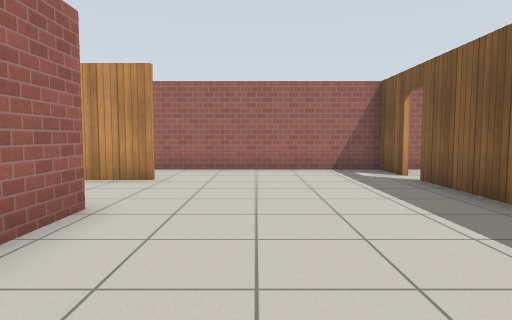
[1] (above)

15 first-person views from a walk through a Gazebo world. The camera is 0.94 m above the floor, tilts 4° down and sees 75° across. The floor is counted in squares, 1 m on a side. Each view is taken from the middle of a square. On the plan, view 1 faces up. The plan holds only what a view shows up to about 12 squares ahead; the rest is blank. Gazebo's built-in surfaces are drawn with simple patterns.

[2]
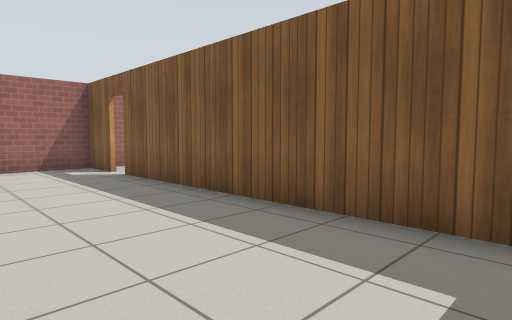

[3]
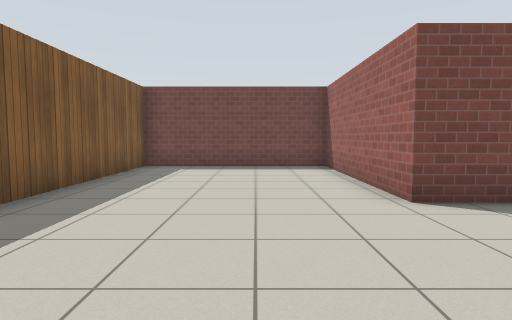

[4]
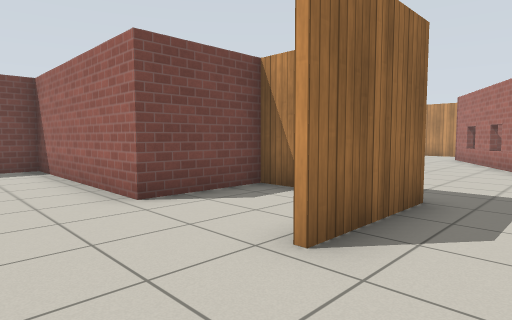

[5]
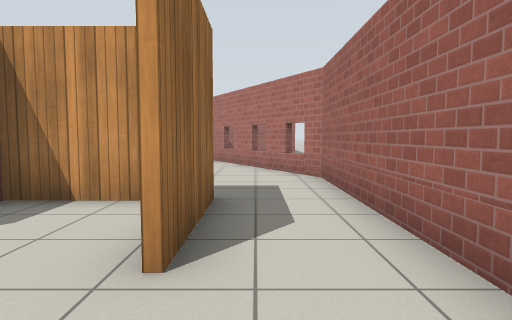

[6]
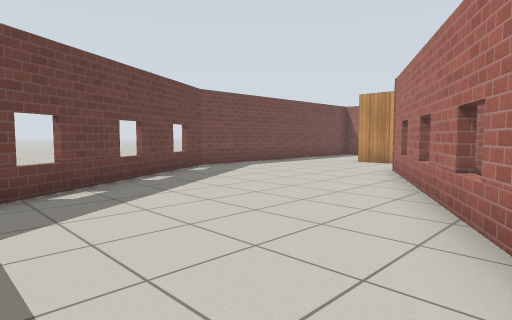

[7]
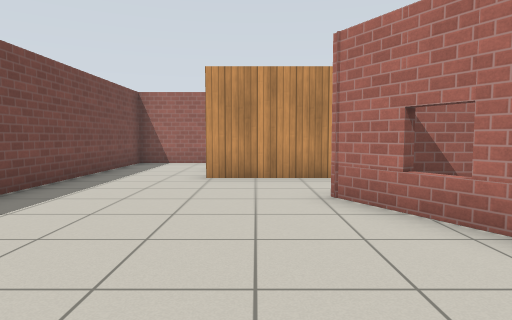

[8]
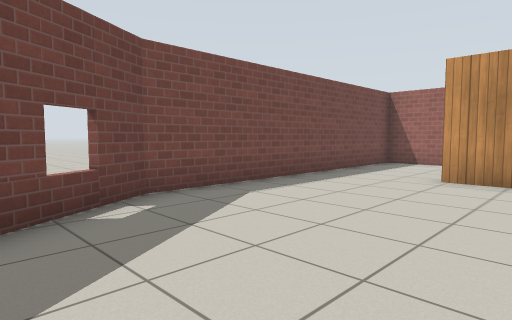

[9]
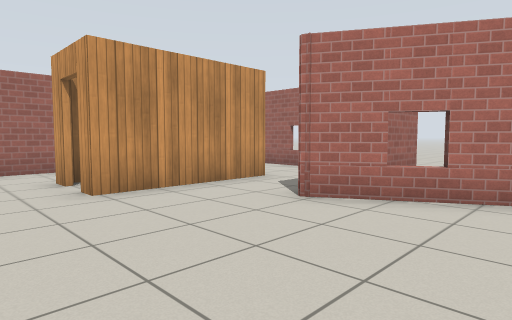

[10]
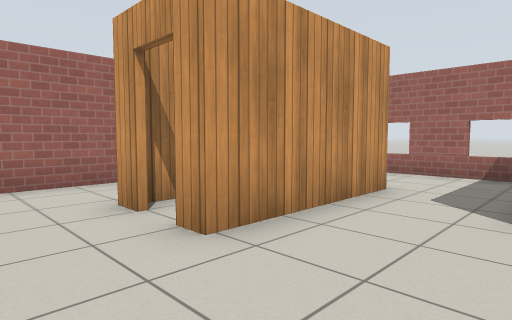

[11]
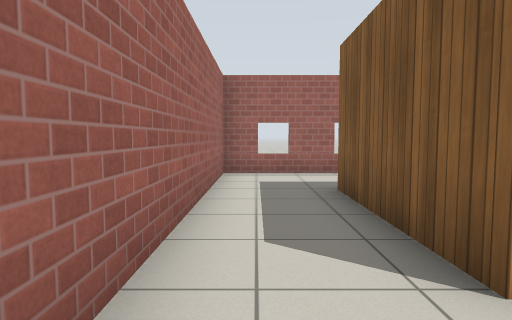

[12]
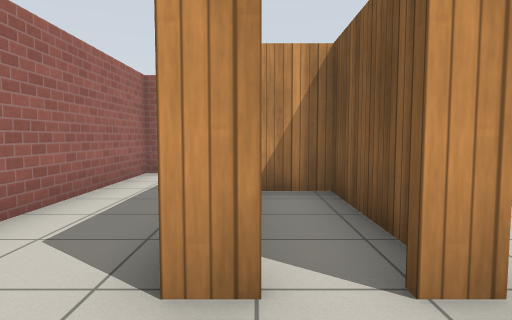

[13]
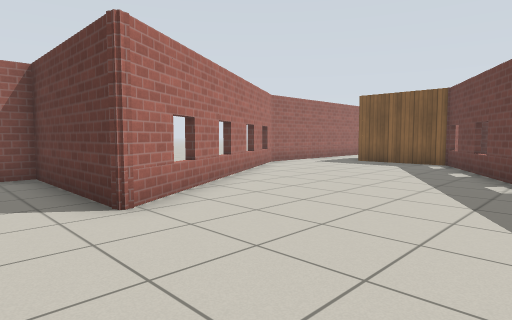

[14]
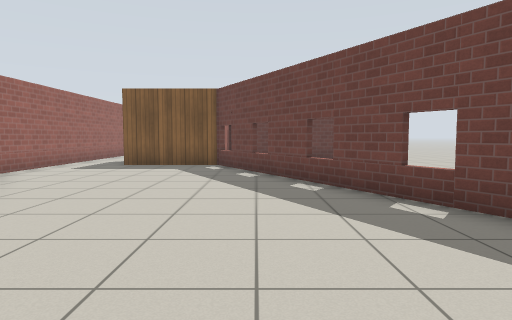

[15]
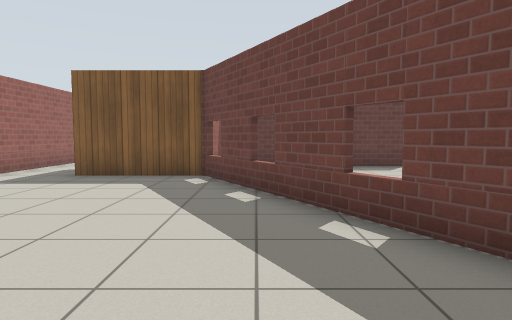

### Floor plan
Points are (right, up) in squares from view 1. A wall is a line through its corners. A room is listed if a view was taken in it or the views show most of it. See-through windows are left out.
Room 1 (views 1, 2, 3, 4, 5)
walls: (-2.1, 7.2) (-3.8, 7.2); (3.5, 8) (3.5, 9.5) (-1.5, 9.5); (-4.8, 6.4) (-4.8, 4.3) (-2.2, 4.3) (-2.2, -1.6) (3.5, -1.6) (3.5, 7.2)
ways out: opening at (-1.5, 8.5) to room 2; open door at (4, 7.5)
Room 2 (views 6, 7, 8, 9, 10, 11, 12, 13, 14, 15)
walls: (-17.6, 5.4) (-17.6, 2.9) (-18.1, 2.9); (-5, 4.1) (-5, 7.4) (-2.1, 7.4); (-18.9, 2.9) (-19.5, 2.9); (-21.8, 3.6) (-21.8, -0.1) (-12.6, -0.1) (-5, 4.2); (-1.5, 9.5) (-7.7, 9.5) (-15.3, 5.1)
ways out: opening at (-1.5, 8.5) to room 1; opening at (-21, 4) to room 3; opening at (-16.5, 6.5) to room 3; open door at (-18.5, 3)
Room 3 (no view inside)
walls: (-17.6, 6.9) (-17.6, 5.4); (-15.3, 5.1) (-15.3, 9.5) (-21.8, 9.5) (-21.8, 3.6); (-19.5, 2.9) (-19.5, 6.9)
ways out: opening at (-21, 4) to room 2; opening at (-16.5, 6.5) to room 2

Positions as (right, up) in squares from view 1, and headings:
1: (0, 0), facing up
2: (0, -1), facing up-right
3: (0, 9), facing down
4: (0, 9), facing down-left
5: (0, 8), facing left
6: (-6, 9), facing down-left
7: (-10, 4), facing left
8: (-10, 5), facing down-left
9: (-12, 1), facing up-left
10: (-15, 1), facing up-left
11: (-21, 1), facing up
12: (-19, 1), facing up
13: (-17, 1), facing up-right
14: (-16, 3), facing right
15: (-13, 3), facing right
